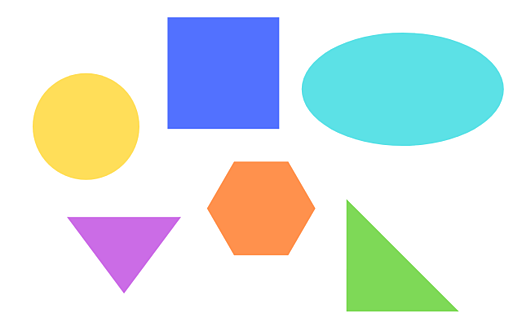
#> input picture basic/resource/shapes.png, 522 x 326 px
$ python contoursWithShapes.py
#> lines starting #> are read from the running program, lines starting #| are printed output that depends on the picture; after the words box and inside, x2 and y2 are one past the last pixel; in counts of white or black regions, pixels touching at a corner belong together
import cv2


def createRectForMask(mask, img):
    contours, hierarchy = cv2.findContours(mask, cv2.RETR_EXTERNAL, cv2.CHAIN_APPROX_SIMPLE)
    if len(contours) != 0:
        print("contoursCount", len(contours))
        for contour in contours:
            print(cv2.contourArea(contour))
            if cv2.contourArea(contour) > 100:
                x, y, w, h = cv2.boundingRect(contour)
                # -1 used to draw all the contours
                cv2.drawContours(img, contours, -1, (0, 0, 255), 3)

                # True represented whether the image closed or no
                peri_meter = cv2.arcLength(contour, True)
                # to find out the corner points
                resolution = 0.03 * peri_meter
                approxCornoer = cv2.approxPolyDP(contour, resolution, True)
                print(len(approxCornoer))
                cornerCount = len(approxCornoer)
                x,y,w,h = cv2.boundingRect(approxCornoer)

                if cornerCount == 3: objectType = "Tri"
                elif cornerCount == 4:
                    aspRatio = w/float(h)
                    if aspRatio > 0.95 and aspRatio < 1.05: objectType = "Square"
                    else: objectType = "Rect"
                elif cornerCount > 4:
                    print("circleCount", cornerCount)
                    objectType = "Circle"
                else: objectType="None"

                cv2.rectangle(img, (x,y), (x+w, y+h), (0, 255, 0), 2)
                centerPoint = (x+(w//2)-10, y+(h//2)-10)
                cv2.putText(img, objectType, centerPoint, cv2.FONT_HERSHEY_COMPLEX, 0.7, (0, 0, 0), 2)


img = cv2.imread("./resource/shapes.png")
#> img is the input picture: shape (326, 522, 3); mean B, G, R 228.6, 229.5, 218.8
imgContours = img.copy()
imgGray = cv2.cvtColor(img, cv2.COLOR_BGR2GRAY)
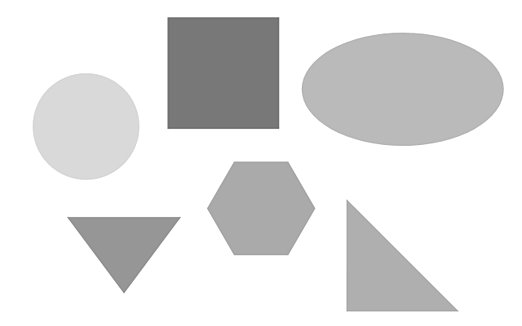
#> imgGray: shape (326, 522); min 101, max 255, mean 226.2
imgBlur = cv2.GaussianBlur(imgGray, (7, 7), 1)
# it will give output just like mask
imgCanny = cv2.Canny(imgBlur, 50, 50)
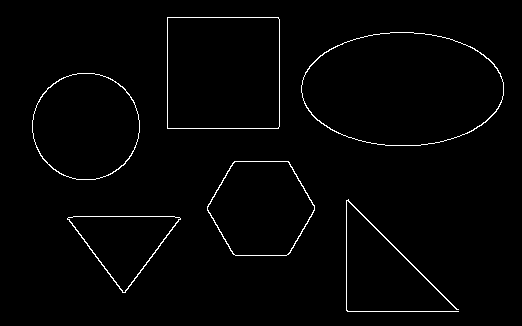
#> imgCanny: shape (326, 522); 1.5% white in thin lines or dots, all inside (x1, y1, x2, y2) = (32, 17, 504, 312)

createRectForMask(imgCanny, imgContours)
#> in createRectForMask, `contours, hierarchy = cv2.findContours(mask, cv2.RETR_EXTERNAL, cv2.CH..`: contours = 6 contours; box (x1, y1, x2, y2) and area: (301, 32, 504, 146) 18028, (167, 17, 280, 129) 12429, (32, 73, 140, 180) 8992, (207, 161, 315, 256) 7692, (67, 216, 181, 293) 4474, (346, 199, 459, 312) 112
#| contoursCount 6
#> the loop in createRectForMask, `for contour in contours:` made 6 passes
#> (peri_meter, resolution, approxCornoer, cornerCount) on pass 6: (444.8, 13.34, [[167, 17], [167, 128], [278, 128], [278, 17]], 4)
#> (peri_meter, resolution, approxCornoer, cornerCount) on pass 1: (312.4, 9.37, [[67, 218], [122, 292], [180, 219]], 3)
#> (printed output is left out)
#> after the loop in createRectForMask, `for contour in contours:`:
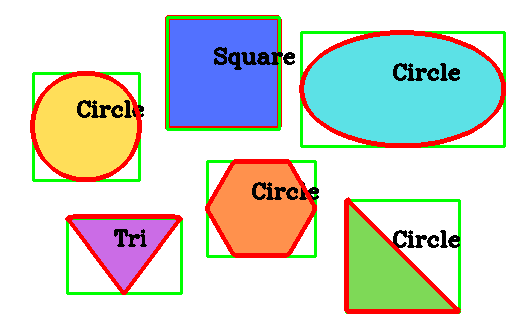
#> img: shape (326, 522, 3); mean B, G, R 204.7, 214.5, 209.6
cv2.imshow("image", img)
cv2.imshow("imgCanny", imgCanny)
cv2.imshow("imgContours", imgContours)
cv2.waitKey(0)

$ run again, with basic/resource/dynamoDb1.PNG copied over basic/resource/shapes.png
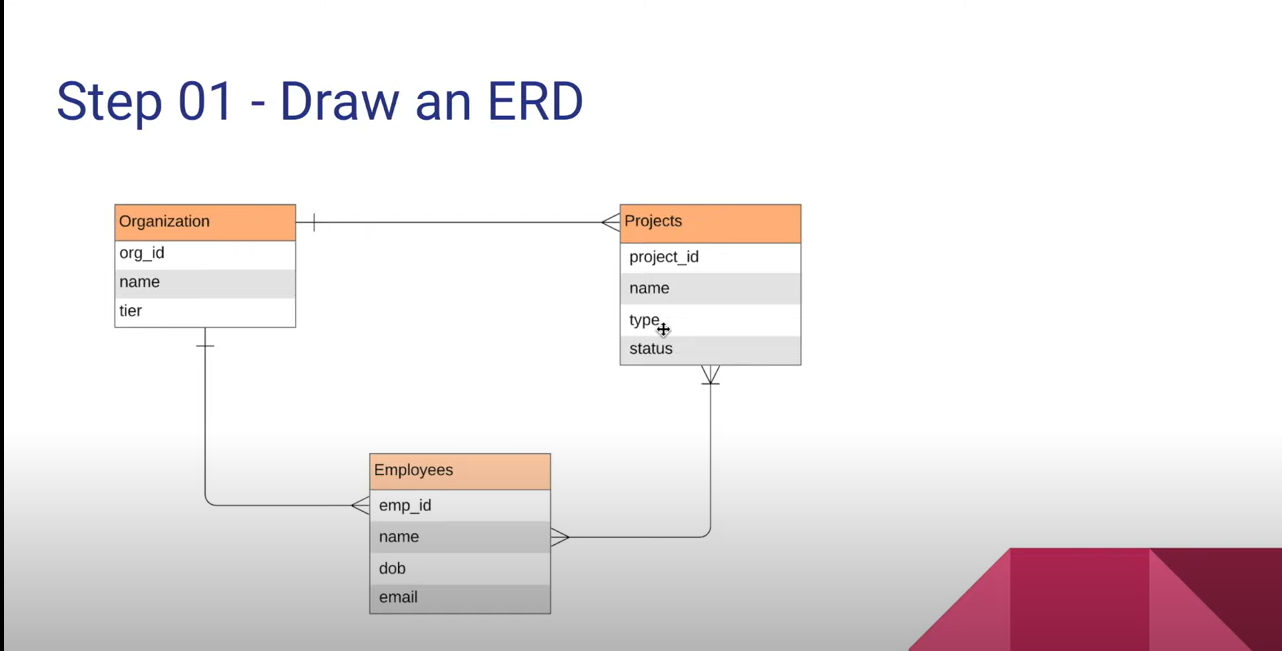
#> input picture basic/resource/dynamoDb1.PNG, 1282 x 651 px
#> img is the input picture: shape (651, 1282, 3); mean B, G, R 230.9, 230.2, 236.1
#> `imgCanny = cv2.Canny(imgBlur, 50, 50)`:
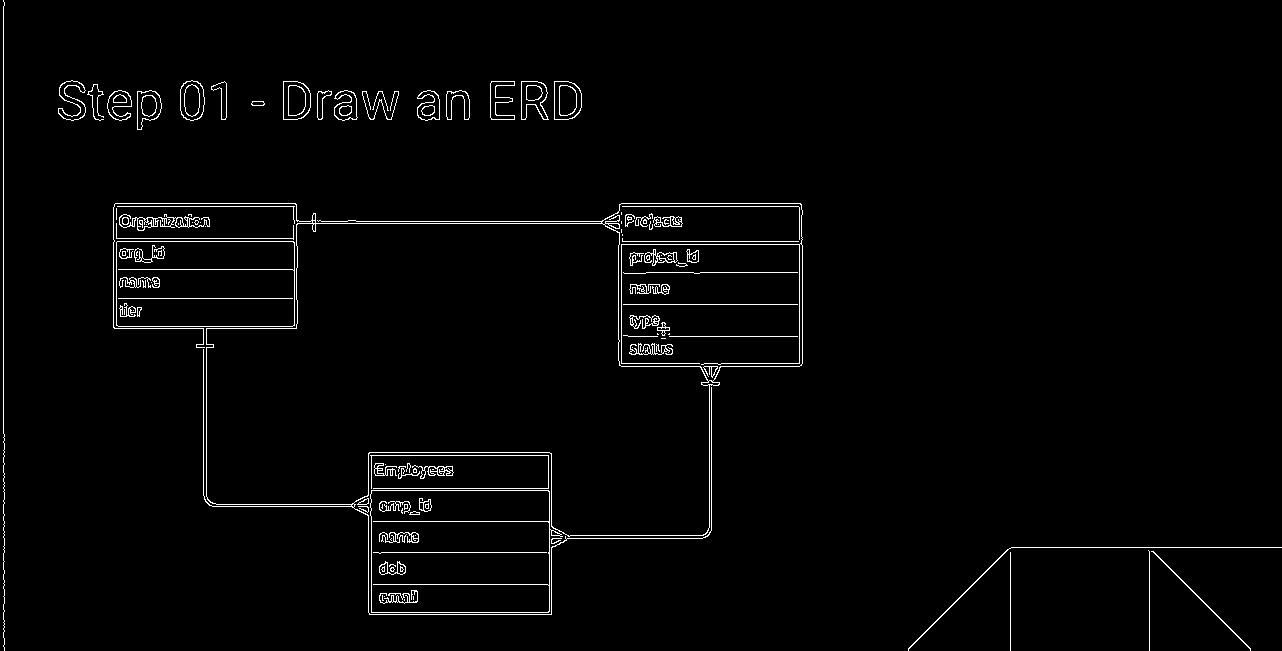
#> imgCanny: shape (651, 1282); 2% white in thin lines or dots
#> contours = 46 contours, 22 with area under 20; largest, box (x1, y1, x2, y2) and area: (113, 203, 803, 615) 144291, (370, 490, 563, 613) 21762, (116, 241, 295, 327) 15126, (554, 81, 582, 120) 926, (283, 81, 311, 120) 926
#| contoursCount 46
#> the loop in createRectForMask, `for contour in contours:` made 46 passes
#> (peri_meter, resolution, approxCornoer, cornerCount) on passes 8, 17: (638.9, 19.17, [[371, 490], [371, 612], [549, 611], [548, 490]], 4), (523.7, 15.71, [[116, 242], [118, 326], [294, 325], [293, 241]], 4)
#> (printed output is left out)
#> after the loop in createRectForMask, `for contour in contours:`:
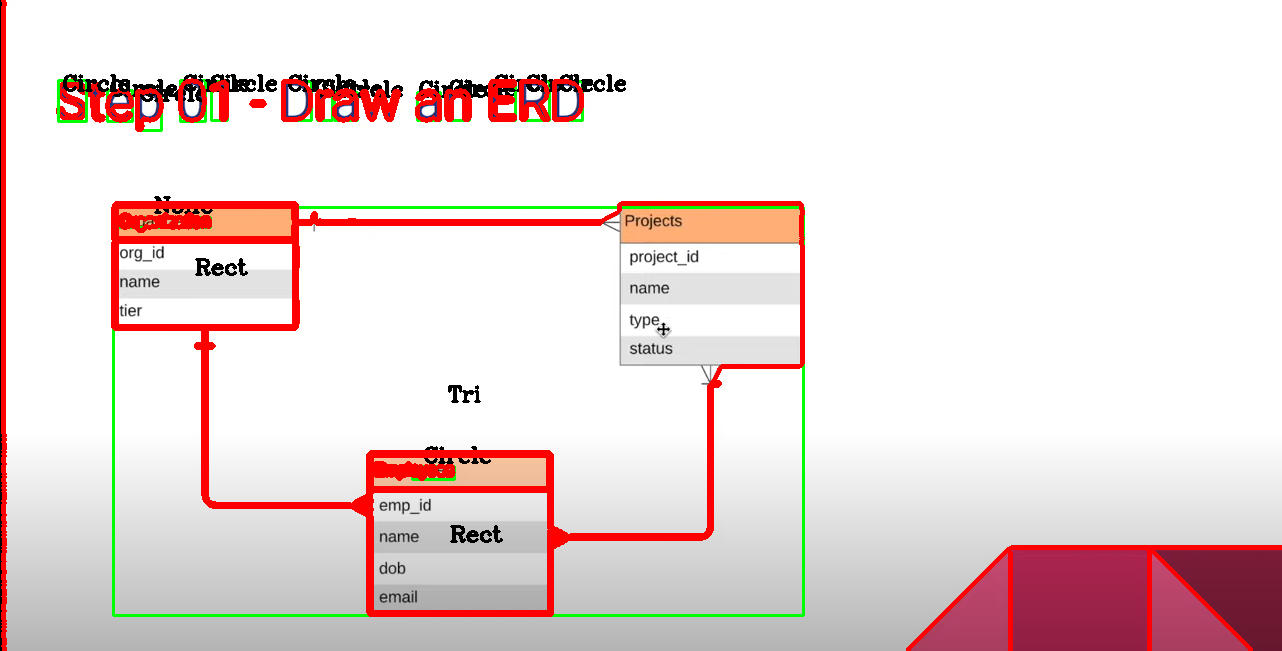
#> img: shape (651, 1282, 3); mean B, G, R 219.1, 220.3, 235.8
